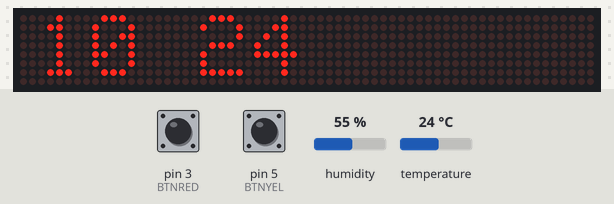
Bench run of a sketch on a simulated Arduino Uno, built with avr-gcc and run on an emulated ATmega328P. On the bench: 64×8 LED matrix. The test bench sets the inputs (shaded band); at power-on: pin 3 (BTNRED) LOW, pin 5 (BTNYEL) LOW, temperature 24 °C, humidity 55 %. The local clock reads 2024-03-15 10:24:30 at power-on unless the sketch sets it.

Above: at 1.6 s.
1.7 s: pin 3 (BTNRED) pulled HIGH for 3.2 s
At 6.4 s:
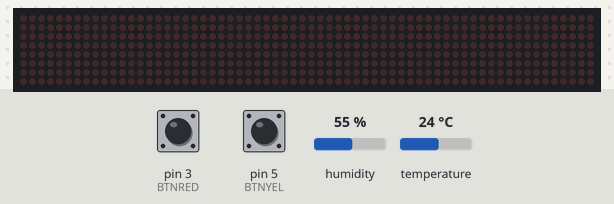
6.5 s: pin 5 (BTNYEL) pulled HIGH for 1 s
At 7.6 s:
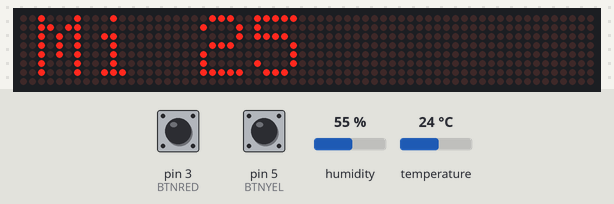
11.5 s: pin 5 (BTNYEL) pulled HIGH for 3.2 s
At 15.8 s:
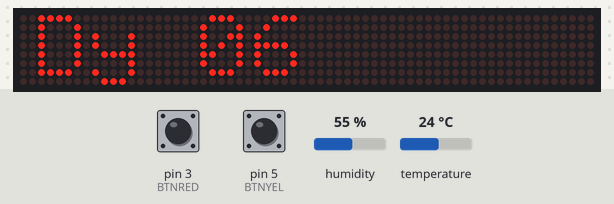
19.5 s: pin 5 (BTNYEL) pulled HIGH for 1 s
At 21.8 s:
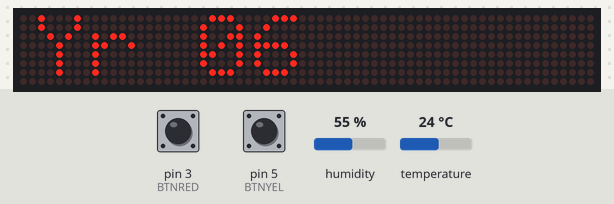
25.5 s: pin 3 (BTNRED) pulled HIGH for 3.2 s
At 29.4 s:
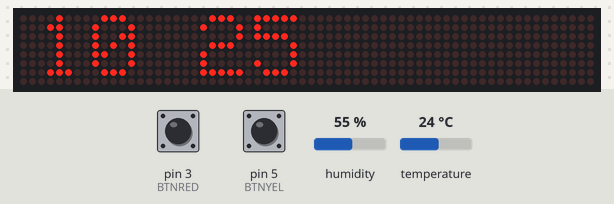
38.4 s: temperature set to 12 °C
At 50.3 s:
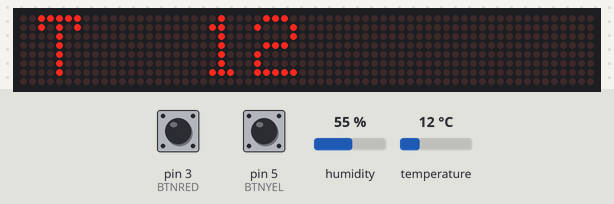
Timing chart, 0 to 51.8 s (numbered marks = the images above; inputs shaded):
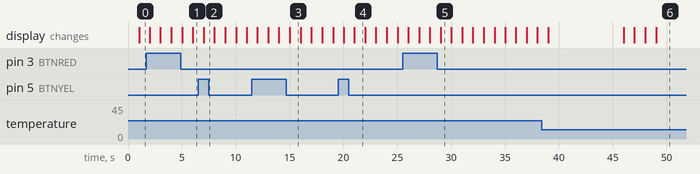

Measured:
- after the input at 1.7 s, the display: first differs from a run without the input after 3.3 s (image 1 shows a later state)
- after the input at 6.5 s, the display: changes after 0.54 s (image 2)
- after the input at 11.5 s, the display: first differs from a run without the input after 1.5 s (image 3 shows a later state)
- after the input at 19.5 s, the display: first differs from a run without the input after 1.5 s (image 4)
- after the input at 25.5 s, the display: first differs from a run without the input after 3.5 s (image 5)
- what the display in image 3 shows lasts 1.0 s, from 15.0 s to 16.0 s

The sketch:

clock.ino
```cpp
#include <DHT.h>
#include <SPI.h>
#include <Adafruit_GFX.h>
#include <Max72xxPanel.h>
#include <virtuabotixRTC.h>

//RTC DS1302
//VCC 5V
//GND
#define RTC_CLK 6
#define RTC_DAT 7
#define RTC_RST 8
virtuabotixRTC myRTC(RTC_CLK, RTC_DAT, RTC_RST);

//72XX Panel
//VCC 5V
//GND
#define MTX_CIS 10
#define MTX_DIN 11
#define MTX_CLK 13

Max72xxPanel matrix = Max72xxPanel(MTX_CIS, 8, 1);

//DHT11
//VCC 5V
//GND
#define DHTPIN 2
#define DHTTYPE DHT11

DHT dht(DHTPIN, DHTTYPE);

//BUTTONS
#define BTNYEL 5
#define BTNRED 3

//---------------------------------
const int wait = 50;
const int spacer = 1;
const int width = 5 + spacer;

int counter;
int counterLast;
int counterRed;
int counterYel;
const unsigned long period = 1000; // only refresh screen every sec
unsigned long previousMillis = 0;

char time[12];
char date[12];
char temp[20];
char humi[20];

int buttonYellow = 0;
int buttonRed = 0;

bool programmingMode = false;
int programmingStep = 0;
const int MAX_PROG_STEPS = 6;
//---------------------------------

void setup(){
  //brightness
  matrix.setIntensity(0);

  //position and order
  matrix.setPosition(0, 0, 0);
  matrix.setPosition(1, 1, 0);
  matrix.setPosition(2, 2, 0);
  matrix.setPosition(3, 3, 0);
  matrix.setPosition(4, 4, 0);
  matrix.setPosition(5, 5, 0);
  matrix.setPosition(6, 6, 0);
  matrix.setPosition(7, 7, 0);
  matrix.setPosition(8, 8, 0);

  //rotation 90deg clockwise
  matrix.setRotation(0, 1);
  matrix.setRotation(1, 1);
  matrix.setRotation(2, 1);
  matrix.setRotation(3, 1);
  matrix.setRotation(4, 1);
  matrix.setRotation(5, 1);
  matrix.setRotation(6, 1);
  matrix.setRotation(7, 1);
  matrix.setRotation(8, 1);

  //turn off matrix
  matrix.fillScreen(LOW);

  //buttons
  pinMode(BTNYEL, INPUT);
  pinMode(BTNRED, INPUT);

  //set time first time
  //myRTC.setDS1302Time(0, 47, 15, 7, 17, 12, 2023);

  //init temp and humidity sensor
  dht.begin();

  //init counter
  counter = 0;
}


void loop() {
  unsigned long currentMillis = millis();

  int y = digitalRead(BTNYEL);
  int r = digitalRead(BTNRED);

  if (currentMillis - previousMillis >= period)
  {
    previousMillis = currentMillis;

    if (r == HIGH) {
      counterRed++;
    }
    if (y == HIGH) {
      counterYel++;
      if (programmingMode) {
        programmingStep++;
        if (programmingStep > MAX_PROG_STEPS) {
          programmingStep = 0;
        }
      }
    }

    // refresh time from RTC
    myRTC.updateTime();

    sprintf(time,"%02d:%02d", myRTC.hours, myRTC.minutes);
    sprintf(date,"%02d.%02d", myRTC.dayofmonth, myRTC.month);
    sprintf(temp,"%4d", (int)dht.readTemperature());
    sprintf(humi,"%4d", (int)dht.readHumidity());

    if (programmingMode) {
      // during programming mode, we flash the display
      counter++;
      matrix_print("");

      if (counter % 2) {
        switch (programmingStep) {
          case 1:
            programStep("Ho", myRTC.hours, 0, 23);
            break;
          case 2:
            programStep("Mi", myRTC.minutes, 0, 59);
            break;
          case 3:
            programStep("Da", myRTC.dayofmonth, 1, 31);
            break;
          case 4:
            programStep("Mo", myRTC.month, 1, 12);
            break;
          case 5:
            programStep("Dy", myRTC.dayofweek, 1, 7);
            break;
          case 6:
            programStep("Yr", myRTC.dayofweek, 2000, 2999);
            break;
        }
        // matrix.drawLine(0, 7, 32, 7, HIGH);
      }
    }
    else
    {
      switch (counter) {
        case 10 ...16:
          matrix_print(date, true);
          break;
        case 20 ...22:
          matrix_print((String)"T" + temp);
          break;
        case 40 ...42:
          matrix_print((String)"H" + humi);
          break;
        default:
          matrix_print(time, counter % 2);
      }

      if (counter >= 59) {
        counter = 0;
      } else {
        counter++;
      }
    }

    if (counterRed >= 3) {
      programmingMode = !programmingMode;
      if (programmingMode) {
        counter = counterLast;
        programmingStep = 1;
      } else {
        counterLast = counter;
        counter = 0;
        programmingStep = 0;
      }
      counterRed = 0;
    }

    matrix.write();
  }
}

void programStep(String letter, int value, int min, int max) {
  char temp[12];
  int y = digitalRead(BTNYEL);

  if (y == HIGH) {
    value++;
    if (value > max) {
      value = min;
    }

    switch (programmingStep) {
      case 1:
        myRTC.setDS1302Time(myRTC.seconds, myRTC.minutes, value, myRTC.dayofweek, myRTC.dayofmonth, myRTC.month, myRTC.year);
        break;
      case 2:
        myRTC.setDS1302Time(myRTC.seconds, value, myRTC.hours, myRTC.dayofweek, myRTC.dayofmonth, myRTC.month, myRTC.year);
        break;
      case 3:
        myRTC.setDS1302Time(myRTC.seconds, myRTC.minutes, myRTC.hours, myRTC.dayofweek, value, myRTC.month, myRTC.year);
        break;
      case 4:
        myRTC.setDS1302Time(myRTC.seconds, myRTC.minutes, myRTC.hours, myRTC.dayofweek, myRTC.dayofmonth, value, myRTC.year);
        break;
      case 5:
        myRTC.setDS1302Time(myRTC.seconds, myRTC.minutes, myRTC.hours, myRTC.dayofweek, myRTC.dayofmonth, myRTC.month, value);
        break;
      case 6:
        myRTC.setDS1302Time(myRTC.seconds, myRTC.minutes, myRTC.hours, value, myRTC.dayofmonth, myRTC.month, myRTC.year);
        break;
    }
  }

  myRTC.updateTime();

  sprintf(temp, "%02d", value);
  matrix_print((String)letter + " " + temp);
}

void matrix_print(String message) {
  matrix.fillScreen(LOW);

  int c[5] = {2, 8, 14, 20, 26};

  for ( int i = 0 ; i < message.length(); i++ ) {
    matrix.drawChar(c[i], 0, message[i], HIGH, LOW, 1);
  }
}

void matrix_print(char m[], bool f) {
  matrix.fillScreen(LOW);

  matrix.drawChar(2,0, m[0], HIGH,LOW,1);
  matrix.drawChar(8,0, m[1], HIGH,LOW,1);
  if (f) {
    matrix.drawChar(14,0, m[2], HIGH,LOW,1);
  }
  matrix.drawChar(20,0, m[3], HIGH,LOW,1);
  matrix.drawChar(26,0, m[4], HIGH,LOW,1);
}

void display_message(String message){
   matrix.fillScreen(LOW);
   for ( int i = 0 ; i < width * message.length() + matrix.width() - spacer; i++ ) {
    matrix.fillScreen(LOW);
    int letter = i / width;
    int x = (matrix.width() - 1) - i % width;
    int y = (matrix.height() - 8) / 2;
    while ( x + width - spacer >= 0 && letter >= 0 ) {
      if ( letter < message.length() ) {
        matrix.drawChar(x, y, message[letter], HIGH, LOW, 1);
      }
      letter--;
      x -= width;
    }
    matrix.write();
    delay(wait/2);
  }
}
```
